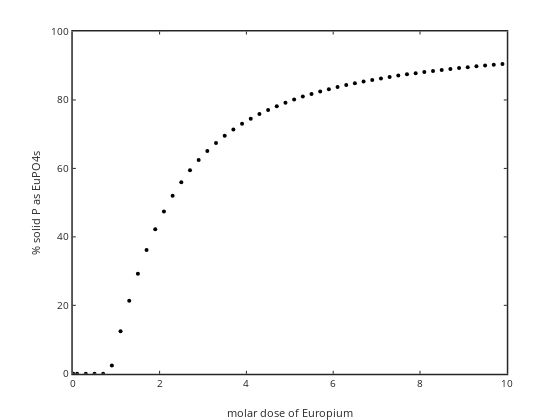

Notebook code for this chart:
### Markdown cell above
# REE (rare earth elements) for nutrient removal

Rare earth elements form sparingly soluble salts with phosphate.  Their use in wastewater treatment for nutrient removal is being explored.

Phosphate is a regulated chemical at the "end of pipe" of a wastewater treatment plant because excess phosphate can cause eutrophication in the receiving waters.

Europium is a rare earth element that forms low solubility precipitates with phosphate.

$EuPO4(s) = Eu^{3+}+ PO_4^{3-}$ Ksp=10$^{-24.0}$

So let's model for a fixed pH the removal of phosphate from solution after addition of increasing amounts of europium nitrate (europium nitrate is soluble).

We derived the equations in class. Assume total phosphate of 10 $\mu$M.

### Code cell
%plot -s 600,500 -f 'svg'
PT=1e-5; EuT=[1e-7 1e-6:2e-6:10e-5]; pH=3; 
H=10^-pH;
Ka1=7.5*10^-3; Ka2=6.2*10^-8; Ka3=2.14*10^-13; %mol/l
Ksp=10^-24; 

for i=1:size(EuT,2)

% first test for supersaturation

PO4tst=(PT*Ka1*Ka2*Ka3)./(Ka1*Ka2*Ka3+Ka1*Ka2*H+Ka1*H^2+H^3);
Eutst=EuT(i);
Qsp=Eutst*PO4tst;
SItst=Qsp/Ksp;
if SItst<1; %disp('undersaturated'); 
EuPO4s(i)=0; end

if SItst>=1

%disp('supersaturated');    

a=1+H/Ka3+(H^2)/(Ka3*Ka2)+(H^3)/(Ka3*Ka2*Ka1);
b=EuT(i)-PT;
c=-Ksp;
t=roots([a b c]); 
t(imag(t)==0); %sets any imaginary roots to zero
t=t(t>0); %t=t(t<EuT(i));

PO4(i)=t; Eu(i)=Ksp/PO4(i); EuPO4s(i)=EuT(i)-Eu(i);


end

end

plot(EuT./PT,100*(EuPO4s./PT),'ko','markerfacecolor','b','markersize',4)
xlabel('molar dose of Europium'); ylabel('% solid P as EuPO4s')
set(gca,'linewidth',1.5)

### Figure 1 — Plotly figure (JSON) as saved in the notebook; plotly's stock layout.template omitted (floating-point values rounded to 4 significant figures)
{"data": [{"line": {"color": "rgb(0, 0, 0)", "width": 0.5}, "marker": {"color": "rgb(0, 0, 0)", "line": {"color": "rgb(0, 0, 0)"}, "size": 4, "symbol": "circle"}, "mode": "markers", "name": "", "showlegend": false, "type": "scatter", "visibility": true, "x": [0.01, 0.1, 0.3, 0.5, 0.7, 0.9, 1.1, 1.3, 1.5, 1.7, 1.9, 2.1, 2.3, 2.5, 2.7, 2.9, 3.1, 3.3, 3.5, 3.7, 3.9, 4.1, 4.3, 4.5, 4.7, 4.9, 5.1, 5.3, 5.5, 5.7, 5.9, 6.1, 6.3, 6.5, 6.7, 6.9, 7.1, 7.3, 7.5, 7.7, 7.9, 8.1, 8.3, 8.5, 8.7, 8.9, 9.1, 9.3, 9.5, 9.7, 9.9], "xaxis": "x", "y": [0, 0, 0, 0, 0, 2.44, 12.44, 21.37, 29.25, 36.17, 42.2, 47.45, 52.01, 55.97, 59.43, 62.46, 65.12, 67.46, 69.54, 71.39, 73.05, 74.54, 75.88, 77.09, 78.2, 79.21, 80.13, 80.98, 81.76, 82.48, 83.15, 83.77, 84.34, 84.88, 85.39, 85.86, 86.3, 86.72, 87.11, 87.48, 87.83, 88.17, 88.48, 88.78, 89.06, 89.33, 89.59, 89.83, 90.07, 90.29, 90.5], "yaxis": "y"}], "layout": {"height": 420, "hovermode": "closest", "margin": {"b": 0, "l": 0, "r": 0, "t": 0}, "plot_bgcolor": "rgba(0, 0, 0, 0)", "showlegend": false, "width": 560, "xaxis": {"anchor": "y", "autorange": false, "domain": [0.13, 0.905], "exponentformat": "none", "gridcolor": "rgba(38,38,38,0.15)", "gridwidth": 1.5, "linecolor": "rgb(38,38,38)", "linewidth": 1.5, "mirror": "ticks", "range": [0, 10], "showgrid": false, "showline": true, "side": "bottom", "spikedash": "solid", "spikemode": "across", "spikesides": false, "spikethickness": 1, "tickangle": 0, "tickcolor": "rgb(38,38,38)", "tickfont": {"color": "rgb(38,38,38)", "size": 10}, "ticklen": 3, "ticks": "inside", "ticktext": ["0", "2", "4", "6", "8", "10"], "tickvals": [0, 2, 4, 6, 8, 10], "title": {"font": {"color": "rgb(38,38,38)", "size": 11}, "text": "molar dose of Europium"}, "type": "linear", "visible": true, "zeroline": false}, "yaxis": {"anchor": "x", "autorange": false, "domain": [0.11, 0.925], "exponentformat": "none", "gridcolor": "rgba(38,38,38,0.15)", "gridwidth": 1.5, "linecolor": "rgb(38,38,38)", "linewidth": 1.5, "mirror": "ticks", "range": [0, 100], "showgrid": false, "showline": true, "side": "left", "spikedash": "solid", "spikemode": "across", "spikesides": false, "spikethickness": 1, "tickangle": 0, "tickcolor": "rgb(38,38,38)", "tickfont": {"color": "rgb(38,38,38)", "size": 10}, "ticklen": 3, "ticks": "inside", "ticktext": ["0", "20", "40", "60", "80", "100"], "tickvals": [0, 20, 40, 60, 80, 100], "title": {"font": {"color": "rgb(38,38,38)", "size": 11}, "text": "% solid P as EuPO4s"}, "type": "linear", "visible": true, "zeroline": false}}}
